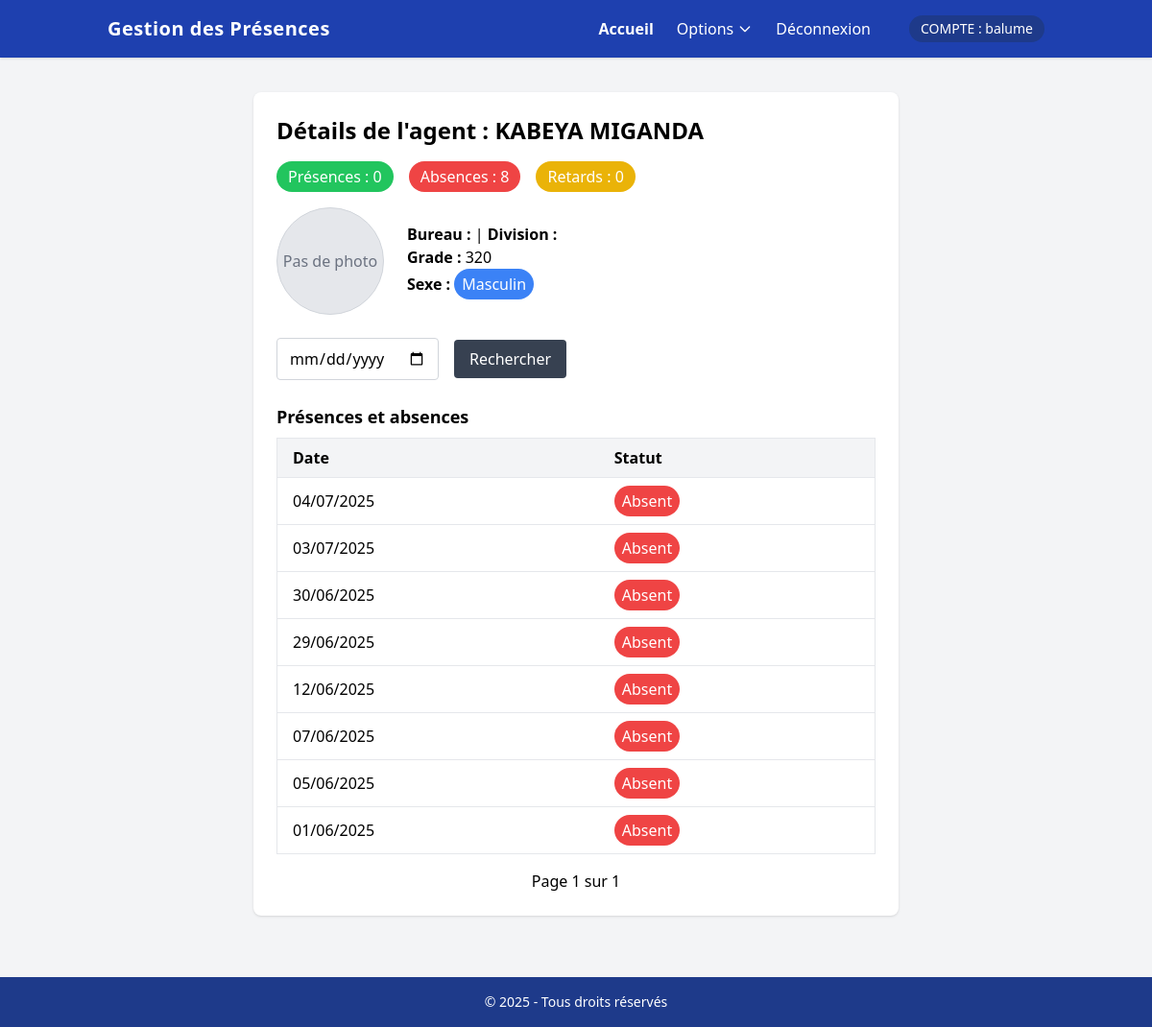
/presence/agents/2/ (signed in), run on an earlier commit of the app's database.
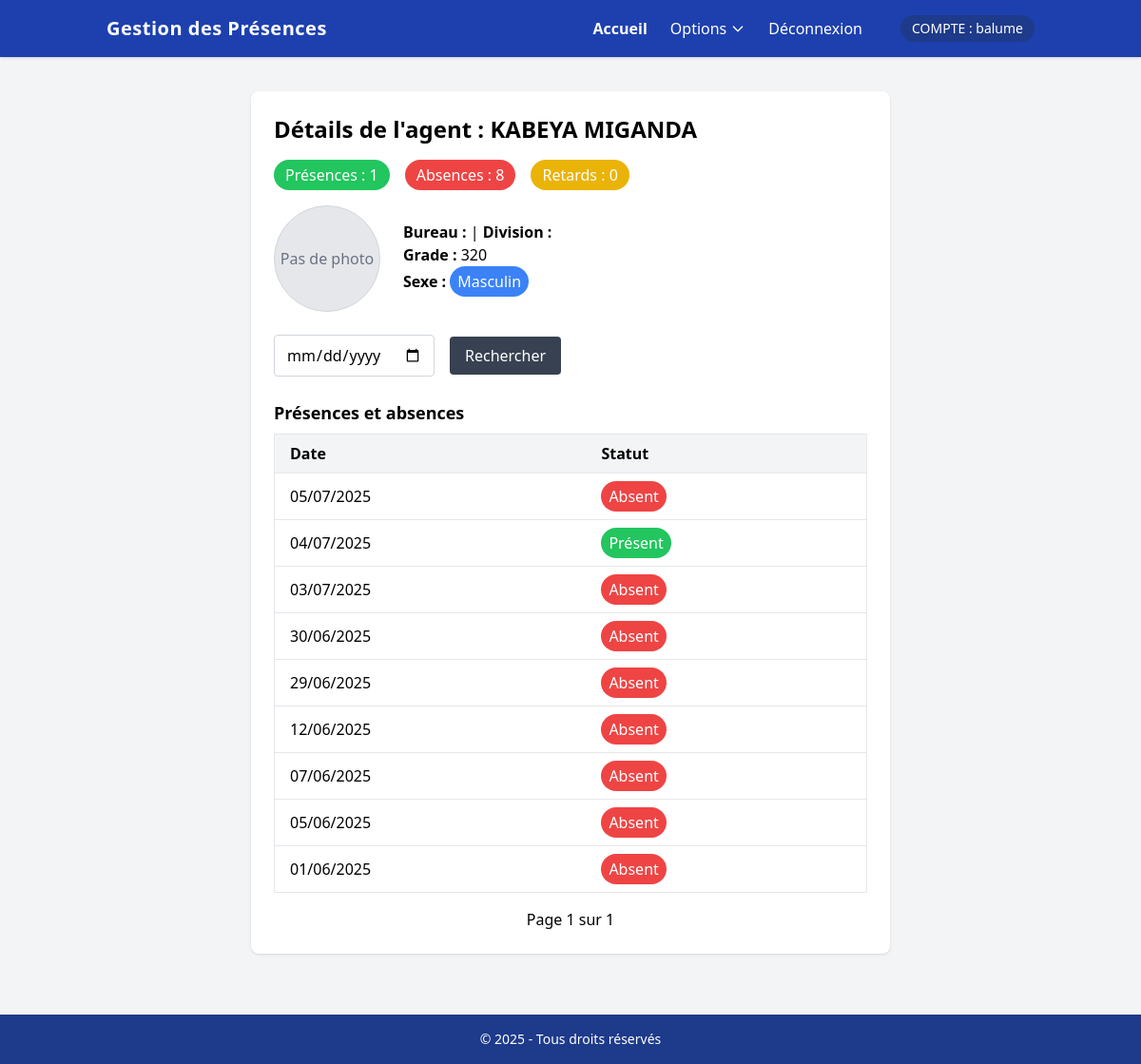
And on a later commit of the database.
### presence/models.py (models this page shows, shortened)
class Presence(models.Model):
    TYPE_TRAVAIL_CHOIX = [
        ('P', 'Présentiel'),
        ('D', 'Demi-journée'),
        ('T', 'Télétravail'),
    ]
    STATUT_CHOIX = [
        ('P', 'Présent'),
        ('A', 'Absent'),
        ('R', 'Retard'),
        ('F', 'Férié'),
    ]
    agent = models.ForeignKey(Agent, on_delete=models.CASCADE)
    date = models.DateField()
    heure_arrivee = models.TimeField(null=True, blank=True)
    heure_depart = models.TimeField(null=True, blank=True)
    statut = models.CharField(max_length=2, choices=STATUT_CHOIX)
    type_travail = models.CharField(max_length=1, choices=TYPE_TRAVAIL_CHOIX, default='P')
    justification = models.FileField(upload_to='justifications/', null=True, blank=True)
    remarques = models.TextField(blank=True)
    enregistre_par = models.ForeignKey(settings.AUTH_USER_MODEL, on_delete=models.SET_NULL, null=True, blank=True)
    class Meta:
        unique_together = ('agent', 'date')
        indexes = [
            models.Index(fields=['date']),
            models.Index(fields=['agent', 'date']),
        ]
    class Meta:
        verbose_name = "PRESENCE"
        verbose_name_plural = "PRESENCES"

### presence/views.py (the view)
# urls.py: path('agents/<int:agent_id>/', views.details_agent, name='details_agent'),
@login_required
def details_agent(request, agent_id):
    agent = get_object_or_404(Agent.objects.select_related('bureau__division'), pk=agent_id)
    date_query = request.GET.get('date', '')
    presences_qs = Presence.objects.filter(agent=agent).order_by('-date')
    if date_query:
        try:
            date_obj = datetime.strptime(date_query, '%Y-%m-%d').date()
            presences_qs = presences_qs.filter(date=date_obj)
        except ValueError:
            messages.warning(request, "Date invalide. Format attendu : AAAA-MM-JJ")
    paginator = Paginator(presences_qs, 10)
    page_number = request.GET.get('page')
    page_obj = paginator.get_page(page_number)
    context = {
        'agent': agent,
        'page_obj': page_obj,
        'total_presence': presences_qs.filter(statut='P').count(),
        'total_absence': presences_qs.filter(statut='A').count(),
        'total_retard': presences_qs.filter(statut='R').count(),
        'date_query': date_query,
    }
    return render(request, 'presence/details_agents.html', context)

### presence/models.py (called while the page is built)
    @property
    def nom_complet(self):
        return f"{self.nom} {self.postnom}"

### templates/presence/details_agents.html (shortened to what this page needs)
{% extends "presence/base.html" %}
{% block content %}
<div class="bg-white rounded-lg shadow p-6 max-w-2xl mx-auto mt-1">
    <h2 class="text-2xl font-bold mb-4">Détails de l'agent : {{ agent.nom_complet }}</h2>
    <div class="flex gap-4 mb-4">
        <span class="inline-block bg-green-500 text-white px-3 py-1 rounded-full">Présences : {{ total_presence }}</span>
        <span class="inline-block bg-red-500 text-white px-3 py-1 rounded-full">Absences : {{ total_absence }}</span>
        <span class="inline-block bg-yellow-500 text-white px-3 py-1 rounded-full">Retards : {{ total_retard }}</span>
        </div>
        <div class="flex items-center mb-6 gap-6">
        <div>
            {% if agent.photo %}
            <img src="{{ agent.photo.url }}" alt="Photo de l'agent" class="w-28 h-28 object-cover rounded-full border border-gray-300 shadow">
            {% else %}
            <div class="w-28 h-28 flex items-center justify-center bg-gray-200 rounded-full border border-gray-300 text-gray-500">
                Pas de photo
            </div>
            {% endif %}
        </div>
        <div>
            <p><span class="font-semibold">Bureau :</span> {{ agent.bureau.nom }} | <span class="font-semibold">Division :</span> {{ agent.bureau.division.nom }}</p>
            <p><span class="font-semibold">Grade :</span> {{ agent.grade }}</p>
            <p><span class="font-semibold">Sexe :</span>
            {% if agent.sexe == 'M' %}
                <span class="inline-block bg-blue-500 text-white px-2 py-1 rounded-full">Masculin</span>
            {% else %}
                <span class="inline-block bg-pink-500 text-white px-2 py-1 rounded-full">Féminin</span>
            {% endif %}
            </p>
        </div>
        </div>
    <form method="get" class="flex gap-4 items-center mb-6">
        <input type="date" name="date" value="{{ date_query }}" class="border border-gray-300 rounded px-3 py-2 focus:outline-none focus:ring-2 focus:ring-blue-400" />
        <button type="submit" class="bg-gray-700 text-white px-4 py-2 rounded hover:bg-gray-900">Rechercher</button>
    </form>
    <h3 class="text-lg font-semibold mb-2">Présences et absences</h3>
    <table class="min-w-full border border-gray-200 mb-4">
        <thead>
            <tr class="bg-gray-100">
                <th class="py-2 px-4 border-b text-left">Date</th>
                <th class="py-2 px-4 border-b text-left">Statut</th>
            </tr>
        </thead>
        <tbody>
            {% for presence in page_obj %}
            <tr class="hover:bg-gray-50">
                <td class="py-2 px-4 border-b">{{ presence.date|date:"d/m/Y" }}</td>
                <td class="py-2 px-4 border-b">
                    {% if presence.statut == 'P' %}
                        <span class="inline-block bg-green-500 text-white px-2 py-1 rounded-full">Présent</span>
                    {% elif presence.statut == 'A' %}
                        <span class="inline-block bg-red-500 text-white px-2 py-1 rounded-full">Absent</span>
                    {% elif presence.statut == 'R' %}
                        <span class="inline-block bg-yellow-500 text-white px-2 py-1 rounded-full">Retard</span>
                    {% else %}
                        {{ presence.statut }}
                    {% endif %}
                </td>
            </tr>
            {% empty %}
            <tr>
                <td colspan="2" class="text-center text-gray-400 py-4">Aucune donnée de présence trouvée.</td>
            </tr>
            {% endfor %}
        </tbody>
    </table>
    <div class="flex items-center justify-between">
        <span>Page {{ page_obj.number }} sur {{ page_obj.paginator.num_pages }}</span>
    </div>
</div>
{% endblock %}

What changed in the data, as far as the page shows it:
added Presence: date "05/07/2025", statut "Absent"
changed Presence (number 2 of 9 on the later page): statut "Absent" → "Présent"
Also different on the page:
{{ total_presence }}: "0" → "1"
